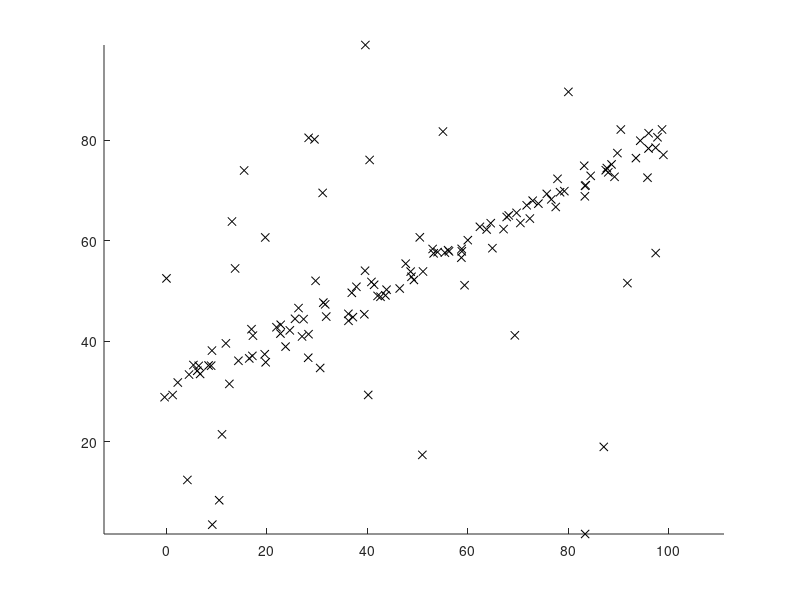

The MATLAB script that drew this image: (Note: this script raises an error after producing the figure.)
load('points.mat','x','y');
figure;hold on;
plot(x,y,'kx');
axis equal
N=10000;t=3;
[w,b]=RANSAC(x,y,N,t);
plot([0 100],[b 100*w+b])